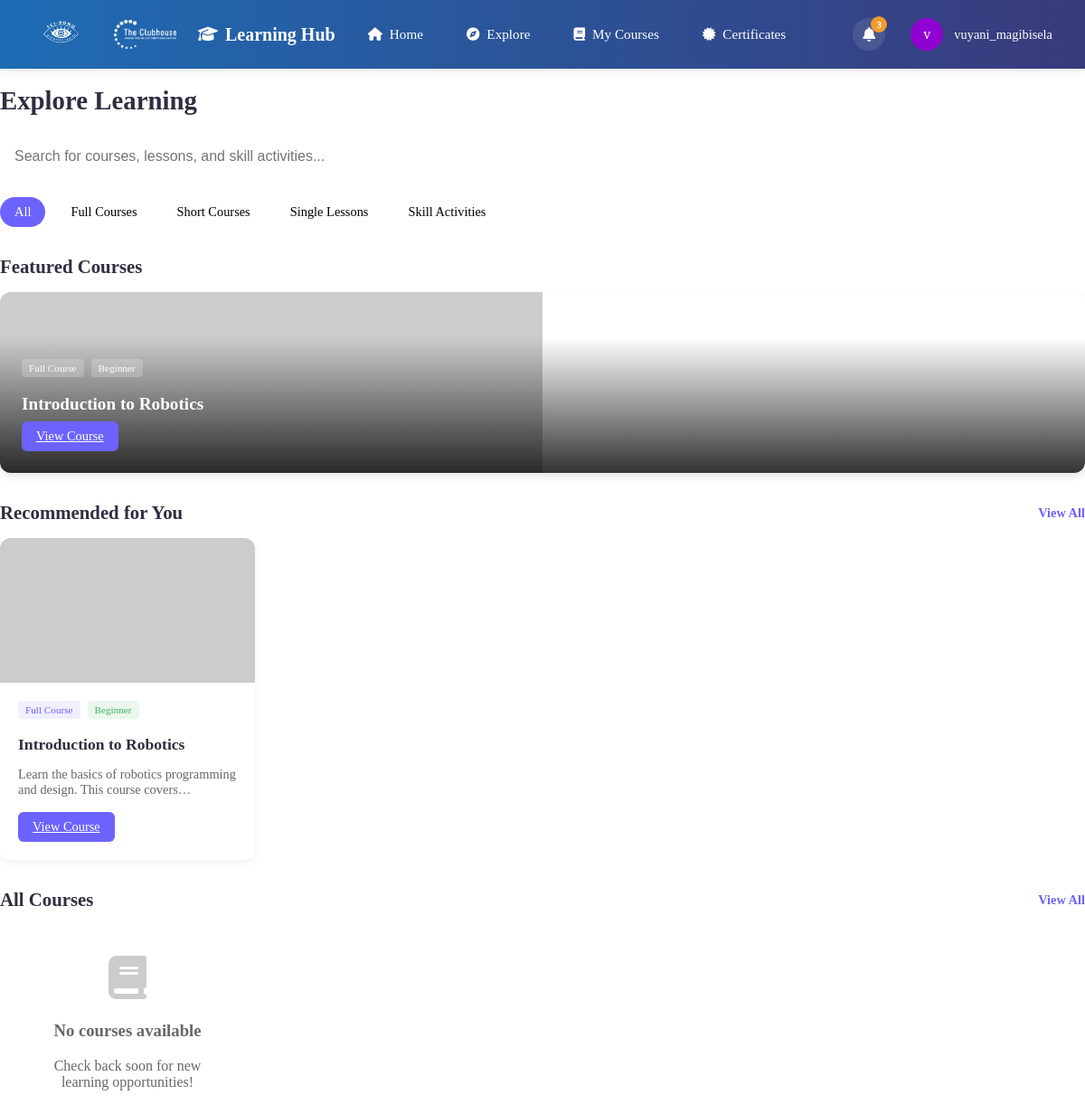
Screenshot of /app/Views/learn.php (signed in) with the database file from the repository.
### tables this page shows
CREATE TABLE `courses` (
  `id` int NOT NULL,
  `course_code` varchar(50) NOT NULL,
  `title` varchar(255) NOT NULL,
  `description` text,
  `learning_objectives` text,
  `course_requirements` text,
  `prerequisites` text,
  `completion_criteria` text,
  `certification_criteria` text,
  `pass_percentage` decimal(5,2) DEFAULT '70.00',
  `type` enum('full_course','short_course','lesson','skill_activity') NOT NULL,
  `category` varchar(100) NOT NULL DEFAULT 'General',
  `difficulty_level` enum('Beginner','Intermediate','Advanced') NOT NULL DEFAULT 'Beginner',
  `duration` varchar(50) DEFAULT NULL,
  `estimated_duration_hours` int DEFAULT NULL,
  `image_path` varchar(255) DEFAULT NULL,
  `thumbnail_path` varchar(255) DEFAULT NULL,
  `enrollment_count` int NOT NULL DEFAULT '0',
  `max_enrollments` int DEFAULT NULL,
  `display_order` int NOT NULL DEFAULT '0',
  `is_featured` tinyint(1) NOT NULL DEFAULT '0',
  `is_published` tinyint(1) NOT NULL DEFAULT '0',
  `status` enum('active','inactive','draft','archived') NOT NULL DEFAULT 'draft',
  `created_by` int NOT NULL,
  `last_updated_by` int DEFAULT NULL,
  `created_at` timestamp NOT NULL DEFAULT CURRENT_TIMESTAMP,
  `updated_at` timestamp NOT NULL DEFAULT CURRENT_TIMESTAMP ON UPDATE CURRENT_TIMESTAMP
);

### app/Controllers/CourseController.php (called while the page is built, shortened)
<?php
class CourseController {
    private $conn;
    public function __construct($conn) {
        $this->conn = $conn;
    }
    public function getFeaturedCourses() {
        $sql = "SELECT * FROM courses WHERE is_featured = 1 LIMIT 4";
        $stmt = $this->conn->prepare($sql);
        $stmt->execute();
        $result = $stmt->get_result();
        $featuredCourses = [];
        while ($row = $result->fetch_assoc()) {
            $featuredCourses[] = $row;
        }
        return $featuredCourses;
    }
    public function getRecommendedCourses($userId) {
        $sql = "SELECT * FROM courses WHERE status = 'active' ORDER BY created_at DESC LIMIT 4";
        $stmt = $this->conn->prepare($sql);
        $stmt->execute();
        $result = $stmt->get_result();
        $recommendedCourses = [];
        while ($row = $result->fetch_assoc()) {
            $recommendedCourses[] = $row;
        }
        return $recommendedCourses;
    }
}
?>

### app/Models/LMSUtilities.php (called while the page is built, shortened)
<?php
function formatCourseType($type) {
    $types = [
        'full_course' => 'Full Course',
        'short_course' => 'Short Course',
        'lesson' => 'Lesson',
        'skill_activity' => 'Skill Activity'
    ];
    return $types[$type] ?? ucfirst(str_replace('_', ' ', $type));
}
function getDifficultyClass($level) {
    $classes = [
        'Beginner' => 'badge-success',
        'Intermediate' => 'badge-warning',
        'Advanced' => 'badge-danger'
    ];
    return $classes[$level] ?? 'badge-primary';
}
?>

### app/Views/learn.php (the view, shortened to what this page needs)
<?php
require_once '../../server.php';
require_once '../Controllers/CourseController.php';
require_once '../Models/LMSUtilities.php';
$userId = $_SESSION['id'] ?? 0;
$courseController = new CourseController($conn);
$featuredCourses = $courseController->getFeaturedCourses();
$recommendedCourses = $courseController->getRecommendedCourses($userId);
?>
<!DOCTYPE html>
<html lang="en">
<head>
    <link rel="stylesheet" href="../../public/assets/css/learn.css">
    <link rel="stylesheet" href="https://cdnjs.cloudflare.com/ajax/libs/font-awesome/6.4.0/css/all.min.css">
</head>
<body>
    <?php include  './admin/learn-header.php';
    ?>
    <div class="learn-container">
        <h1 class="page-title">Explore Learning</h1>
        <div class="search-bar">
            <input type="text" class="search-input" id="course-search" placeholder="Search for courses, lessons, and skill activities...">
        </div>
        <div class="course-filter">
            <div class="filter-btn active" data-filter="all">All</div>
            <div class="filter-btn" data-filter="full_course">Full Courses</div>
            <div class="filter-btn" data-filter="short_course">Short Courses</div>
            <div class="filter-btn" data-filter="lesson">Single Lessons</div>
            <div class="filter-btn" data-filter="skill_activity">Skill Activities</div>
        </div>
        <div class="featured-section">
            <div class="section-title">
                <span>Featured Courses</span>
            </div>
            <div class="featured-grid">
                <?php foreach ($featuredCourses as $course): ?>
                <div class="featured-card">
                        <?php if (isset($course['image_path']) && !empty($course['image_path'])): ?>
                            <img src="../../../public/assets/uploads/images/courses/<?php echo htmlspecialchars($course['image_path']); ?>"
                                 alt="<?php echo htmlspecialchars($course['title']); ?>">
                        <?php else: ?>
                            <img src="https://picsum.photos/seed/<?php echo $course['id']; ?>/600/400"
                                 alt="<?php echo htmlspecialchars($course['title']); ?>">
                        <?php endif; ?>
                    <div class="featured-overlay">
                        <div class="featured-badges">
                            <span class="featured-badge"><?php echo formatCourseType($course['type']); ?></span>
                            <span class="featured-badge"><?php echo htmlspecialchars($course['difficulty_level']); ?></span>
                        </div>
                        <h3 class="featured-title"><?php echo htmlspecialchars($course['title']); ?></h3>
                        <a href="course.php?id=<?php echo $course['id']; ?>" class="btn btn-primary">View Course</a>
                    </div>
                </div>
                <?php endforeach; ?>
            </div>
        </div>
        <div class="section-title">
            <span>Recommended for You</span>
            <span class="view-all">View All</span>
        </div>
        <div class="cards-grid recommended-courses">
            <?php foreach ($recommendedCourses as $course): ?>
            <div class="course-card" data-type="<?php echo $course['type']; ?>">
                <div class="card-image">
                    <?php if (isset($course['image_path']) && !empty($course['image_path'])): ?>
                        <img src="../../../public/assets/uploads/images/courses/<?php echo htmlspecialchars($course['image_path']); ?>"
                                alt="<?php echo htmlspecialchars($course['title']); ?>">
                    <?php else: ?>
                        <img src="https://picsum.photos/seed/<?php echo $course['id']; ?>/600/400"
                                alt="<?php echo htmlspecialchars($course['title']); ?>">
                    <?php endif; ?>
                </div>
                <div class="card-content">
                    <div class="card-badges">
                        <span class="badge badge-primary"><?php echo formatCourseType($course['type']); ?></span>
                        <span class="badge <?php echo getDifficultyClass($course['difficulty_level']); ?>"><?php echo htmlspecialchars($course['difficulty_level']); ?></span>
                    </div>
                    <h3 class="card-title"><?php echo htmlspecialchars($course['title']); ?></h3>
                    <p class="card-text"><?php echo htmlspecialchars($course['description']); ?></p>
                    <div class="card-footer">
                        <a href="course.php?id=<?php echo $course['id']; ?>" class="btn btn-primary">View Course</a>
                    </div>
                </div>
            </div>
            <?php endforeach; ?>
        </div>
        <div class="section-title">
            <span>All Courses</span>
            <span class="view-all">View All</span>
        </div>
        <div class="cards-grid all-courses">
            <?php
            if (empty($allCourses)):
            ?>
            <div class="empty-state">
                <div class="empty-icon"><i class="fas fa-book"></i></div>
                <h3>No courses available</h3>
                <p>Check back soon for new learning opportunities!</p>
            </div>
            <?php else:
                foreach ($allCourses as $course):
            ?>
            <div class="course-card" data-type="<?php echo $course['type']; ?>">
                <div class="card-image">
                    <?php if (isset($course['image_path']) && file_exists('../../public/assets/uploads/images/courses/' . $course['image_path'])): ?>
                        <img src="../../public/assets/uploads/images/courses/<?php echo htmlspecialchars($course['image_path']); ?>" alt="<?php echo htmlspecialchars($course['title']); ?>">
                    <?php else: ?>
                        <img src="https://source.unsplash.com/random/600x400?<?php echo urlencode(strtolower($course['title'])); ?>" alt="<?php echo htmlspecialchars($course['title']); ?>">
                    <?php endif; ?>
                </div>
                <div class="card-content">
                    <div class="card-badges">
                        <span class="badge badge-primary"><?php echo formatCourseType($course['type']); ?></span>
                        <span class="badge <?php echo getDifficultyClass($course['difficulty_level']); ?>"><?php echo htmlspecialchars($course['difficulty_level']); ?></span>
                    </div>
                    <h3 class="card-title"><?php echo htmlspecialchars($course['title']); ?></h3>
                    <p class="card-text"><?php echo htmlspecialchars($course['description']); ?></p>
                    <div class="card-footer">
                        <a href="course.php?id=<?php echo $course['id']; ?>" class="btn btn-primary">View Course</a>
                    </div>
                </div>
            </div>
            <?php endforeach; endif; ?>
        </div>
    </div>
</body>
</html>

### public/assets/css/learn.css (style rules this page uses)
.learn-container, .learn-container * { box-sizing: border-box; }
body, html { padding: 0; margin: 0; }
.learn-container { max-width: 1200px; margin: 0 auto; padding: 0; }
.page-title, .section-title, .cards-grid, .featured-section, .course-filter { padding-left: 0; padding-right: 0; }
.page-title { font-size: 1.8rem; font-weight: 600; margin-bottom: 1.5rem; color: var(--dark); }
.section-title { font-size: 1.3rem; font-weight: 600; margin: 2rem 0 1rem; color: var(--dark); display: flex; justify-content: space-between; align-items: center; }
.section-title .view-all { font-size: 0.9rem; color: var(--primary); cursor: pointer; }
.cards-grid { display: grid; grid-template-columns: repeat(auto-fill, minmax(280px, 1fr)); gap: 1.5rem; }
.course-card { background-color: var(--white); border-radius: 12px; overflow: hidden; box-shadow: 0 4px 8px rgba(0, 0, 0, 0.05); transition: transform 0.3s ease, box-shadow 0.3s ease; position: relative; }
.card-image { height: 160px; overflow: hidden; }
.card-image img { width: 100%; height: 100%; object-fit: cover; }
.card-content { padding: 1.25rem; }
.card-badges { display: flex; gap: 0.5rem; margin-bottom: 0.75rem; }
.badge { font-size: 0.7rem; padding: 0.25rem 0.5rem; border-radius: 4px; font-weight: 500; }
.badge-primary { background-color: rgba(108, 99, 255, 0.1); color: var(--primary); }
.badge-success { background-color: rgba(65, 179, 93, 0.1); color: #41b35d; }
.card-title { font-size: 1.1rem; font-weight: 600; margin-bottom: 0.5rem; color: var(--dark); }
.card-text { font-size: 0.9rem; color: #65676b; margin-bottom: 1rem; display: -webkit-box; -webkit-line-clamp: 2; -webkit-box-orient: vertical; overflow: hidden; }
.card-footer { display: flex; justify-content: space-between; align-items: center; }
.btn { display: inline-block; padding: 0.5rem 1rem; border-radius: 6px; font-weight: 500; font-size: 0.9rem; cursor: pointer; transition: background-color 0.2s; }
.btn-primary { background-color: var(--primary); color: white; }
.featured-section { margin: 2rem 0; }
.featured-grid { display: grid; grid-template-columns: repeat(auto-fit, minmax(300px, 1fr)); gap: 1.5rem; }
.featured-card { position: relative; height: 200px; border-radius: 12px; overflow: hidden; box-shadow: 0 4px 8px rgba(0, 0, 0, 0.1); }
.featured-overlay { position: absolute; bottom: 0; left: 0; right: 0; padding: 1.5rem; background: linear-gradient(to top, rgba(0, 0, 0, 0.8), transparent); color: white; }
.featured-title { font-size: 1.2rem; font-weight: 600; margin-bottom: 0.5rem; }
.featured-badges { display: flex; gap: 0.5rem; margin-bottom: 0.75rem; }
.featured-badge { font-size: 0.7rem; padding: 0.25rem 0.5rem; border-radius: 4px; background-color: rgba(255, 255, 255, 0.2); }
.course-filter { display: flex; flex-wrap: wrap; gap: 0.75rem; margin: 1.5rem 0; }
.filter-btn { padding: 0.5rem 1rem; border-radius: 20px; font-size: 0.9rem; cursor: pointer; background-color: var(--light-gray); transition: all 0.2s ease; }
.filter-btn:hover, .filter-btn.active { background-color: var(--primary); color: white; }
.empty-state { text-align: center; padding: 2rem; color: #65676b; }
.empty-icon { font-size: 3rem; color: #ccc; margin-bottom: 1rem; }
.search-bar { width: 100%; margin-bottom: 1.5rem; }
.search-input { width: 100%; padding: 0.75rem 1rem; border-radius: 30px; border: none; background-color: var(--light-gray); font-size: 1rem; }

### app/Views/admin/learn-header.php (style rules this page uses)
:root { --primary: #6C63FF; --secondary: #F29A2E; --purple: #9002D2; --dark: #2F2E41; --light: #E6EAEE; --white: #FFFFFF; --blue: #1E6CB4; --dark-blue: #393A7B; }

### rows the page displays
courses: type "Full Course", difficulty_level "Beginner", title "Introduction to Robotics", description "Learn the basics of robotics programming and design. This course…"

### other values shown
substr($_SESSION['username'], 0, 1) "v"
$_SESSION['username'] "vuyani_magibisela"
